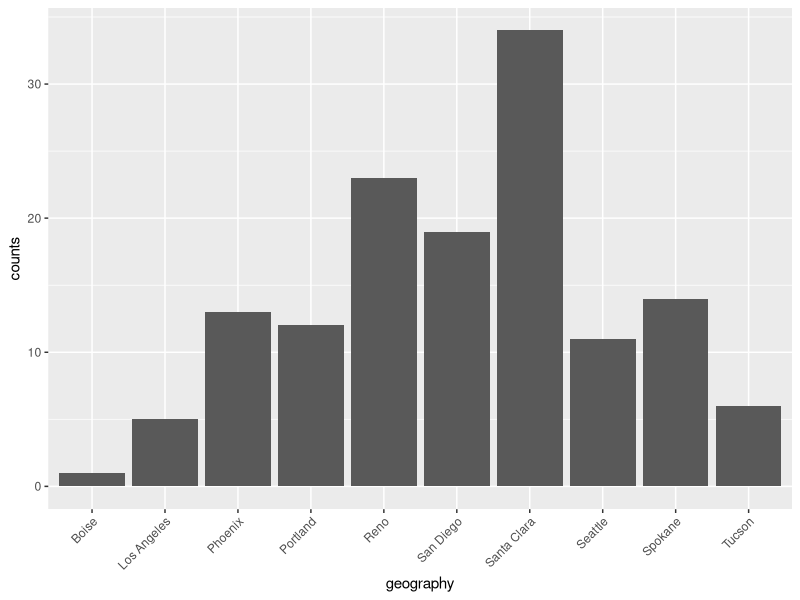
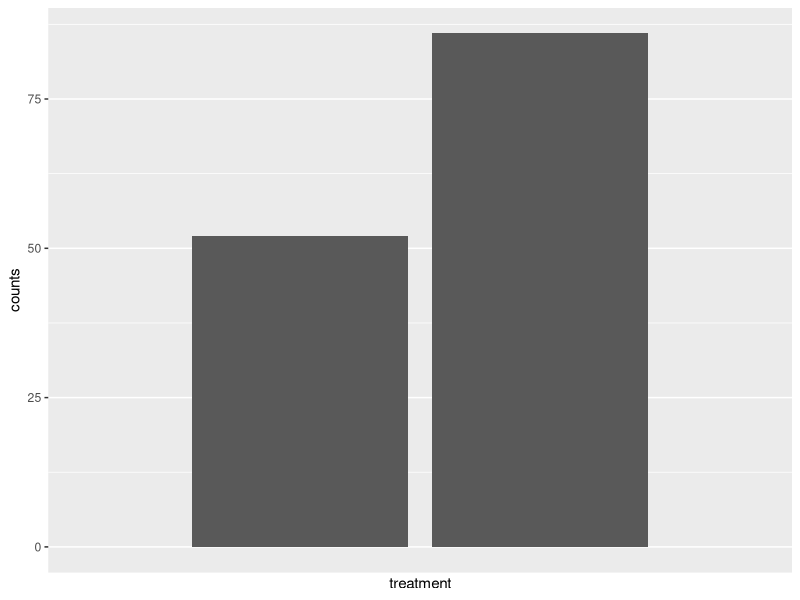

The R script that drew these images, in order: (Note: this script raises an error after producing the figures.)
## ---- chunk 1
library(data.table)
library(ggplot2)
library(ggpubr)
library(reshape2)
knitr::opts_chunk$set(echo = TRUE)
## ---- chunk 2
d <- fread('ad_response - Final.csv')
head(d)

robust_se <- function(mod, type = 'HC3') { 
  sqrt(diag(vcovHC(mod, type)))
}

cluster_se <- function(mod) {
  coef(summary(mod, cluster=c("cluster_id")))[, 2]
}
## ---- chunk 3
# what is the size of the data set we're analyzing
dim(d)

# how many unique locations we've
unique(d$geography)
length(unique(d$geography))

# call out the time period of the AD run
start_date <- min(d$date_time)
end_date <- max(d$date_time)
as.Date(as.POSIXct(start_date, origin="1970-01-01"))
as.Date(as.POSIXct(end_date, origin="1970-01-01"))

# number of records in treatment Vs control
d[ , .(counts=.N), by=treatment]

# number of records by location
ggplot(d[ , .(counts=.N), by=geography], aes(x=geography, y=counts)) + 
  geom_bar(stat="identity") +
  scale_x_discrete(guide=guide_axis(angle=45))

# total number of responses based on control and treatment
ggplot(d[ , .(counts=.N), by=treatment] , aes(x = treatment, y =counts)) +
  geom_bar(stat = "identity")  +
  scale_x_discrete(guide = guide_axis(angle = 45))


## ---- chunk 4
#ggbox plot for different cities
#ggboxplot(, x = geography, y = interest_level)
ggplot(data = melt(d, id.vars = 9), aes(x=geography, y= interest_level)) + 
  geom_boxplot(aes(fill=geography))
## ---- chunk 5
#store values of total control and total treatment values
total_control = d[ treatment==0, interest_final]
total_treatment = d[ treatment==1, interest_final]
#Perform two sample unpaired t-test
#Null hypothesis: the averages of the treatment and control are equal, alternative is they are not equal
t.test(total_control, total_treatment, alternative = 'two.sided', var.equal = FALSE)
## ---- chunk 6
r_mod <- aov(treatment ~ distance + income + population + date_time + submitter, data=d)
summary(r_mod)

## ---- chunk 7
model1 <- lm(interest_final ~ treatment, data=d)
summary(model1)
## ---- chunk 8
model2 <- lm(interest_final ~ treatment + geography, data=d)
summary(model2)

## ---- chunk 9
model3 <- lm(interest_final ~ treatment + population + distance + income, data=d)
summary(model3)
## ---- chunk 10
anova(model1, model2, test='F')
## ---- chunk 11
anova(model2, model3, test='F')
